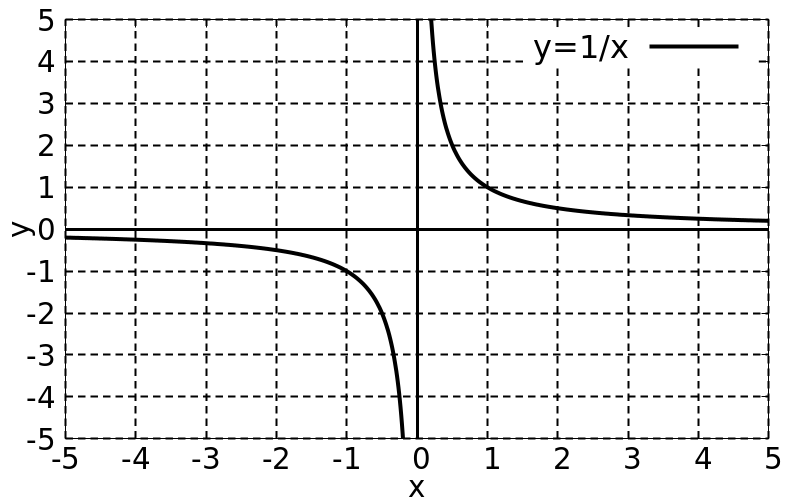

Write gnuplot code to recreate this figure.
load "template/function-plot.gnuplot"

set xrange [-5:5]
set yrange [-5:5]

set xtics 1
set ytics 1

plot 1/x lc 0 lw 4 title "y=1/x"
  
